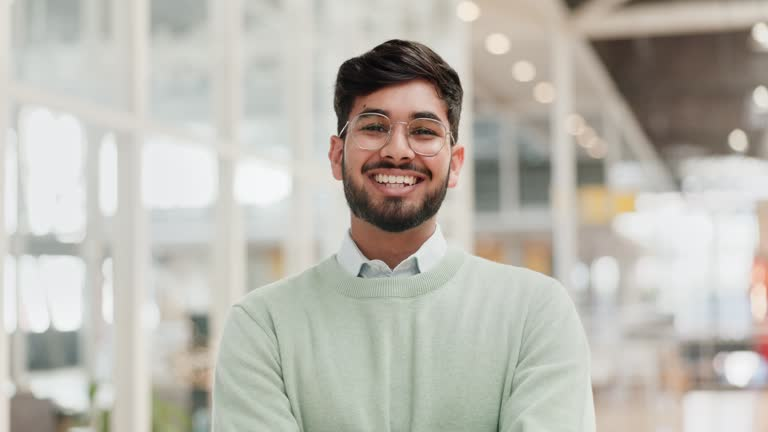
#> input picture app/dataset/Person 1/istockphoto-2006436002-640x640.jpg, 768 x 432 px
$ python -i utils.py   (imports and definitions only)
#> lines starting #> are read from the running program, lines starting #| are printed output that depends on the picture
#> further down, picture is the input picture: shape (432, 768, 3); mean B, G, R 176.8, 185, 187.7
# app/utils.py
import cv2
import numpy as np
from PIL import Image, ImageEnhance
import io

def clahe_enhance_bgr(bgr_img):
    try:
        ycrcb = cv2.cvtColor(bgr_img, cv2.COLOR_BGR2YCrCb)
#> ycrcb: shape (432, 768, 3); mean of channels 0, 1, 2 184.9, 130, 123.4
        y, cr, cb = cv2.split(ycrcb)
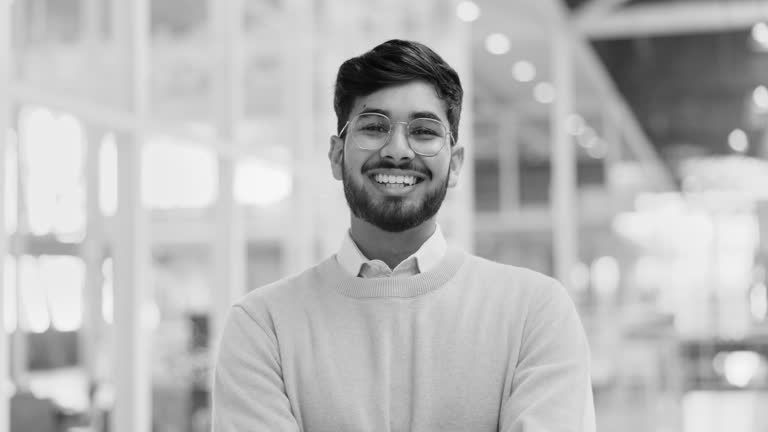
#> y: shape (432, 768); min 1, max 249, mean 184.9
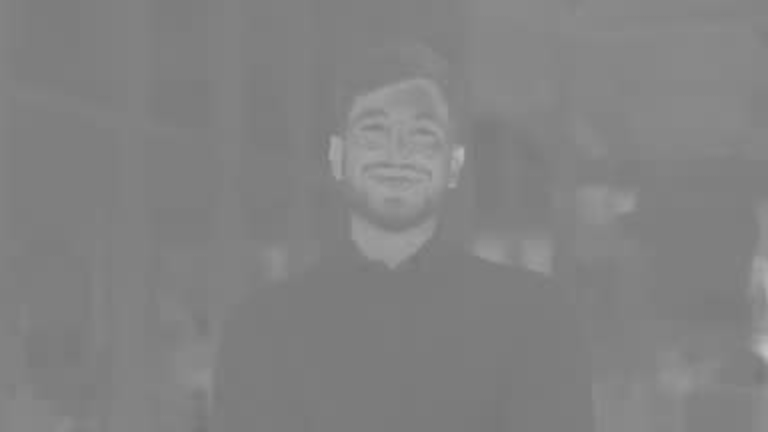
#> cr: shape (432, 768); min 116, max 194, mean 130
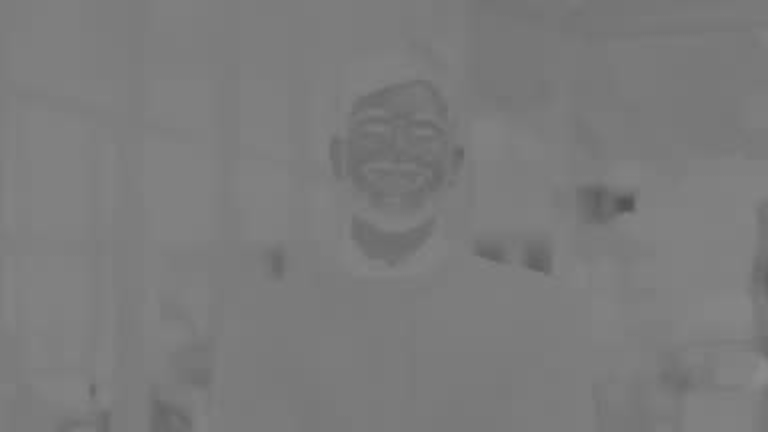
#> cb: shape (432, 768); min 81, max 139, mean 123.4
        clahe = cv2.createCLAHE(clipLimit=2.0, tileGridSize=(8,8))
        y_eq = clahe.apply(y)
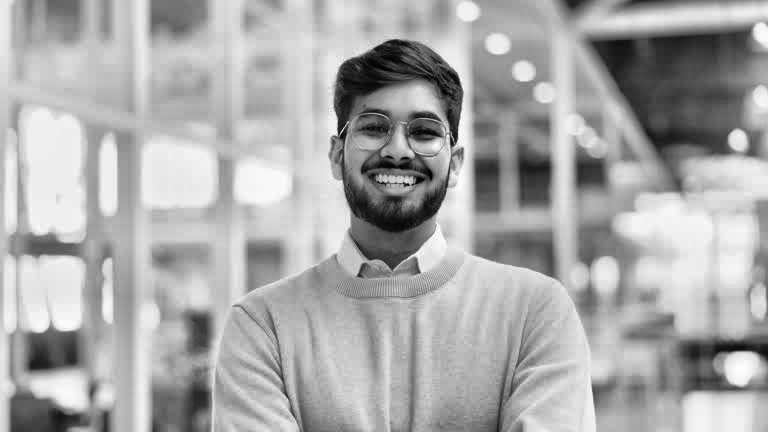
#> y_eq: shape (432, 768); min 1, max 254, mean 169.7
        merged = cv2.merge([y_eq, cr, cb])
#> merged: shape (432, 768, 3); mean of channels 0, 1, 2 169.7, 130, 123.4
        return cv2.cvtColor(merged, cv2.COLOR_YCrCb2BGR)
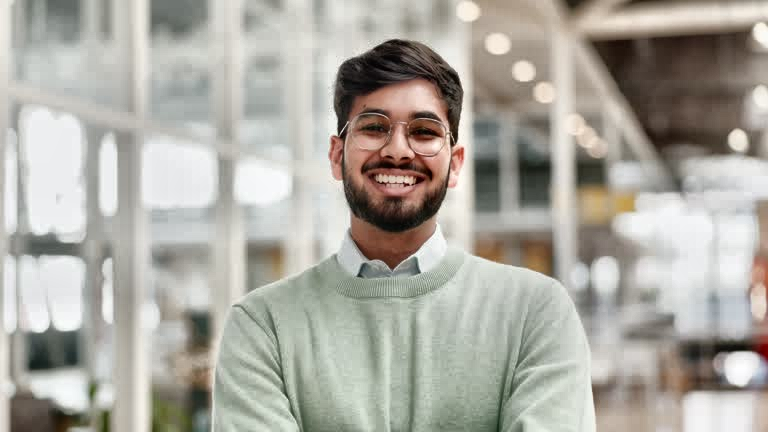
#> returned value: shape (432, 768, 3); mean B, G, R 161.6, 169.8, 172.6
    except Exception:
        return bgr_img

def denoise_and_sharpen(bgr_img):
    try:
        img = Image.fromarray(cv2.cvtColor(bgr_img, cv2.COLOR_BGR2RGB))
        enhancer = ImageEnhance.Sharpness(img)
        img = enhancer.enhance(1.2)
        enhancer = ImageEnhance.Contrast(img)
        img = enhancer.enhance(1.05)
        return cv2.cvtColor(np.array(img), cv2.COLOR_RGB2BGR)
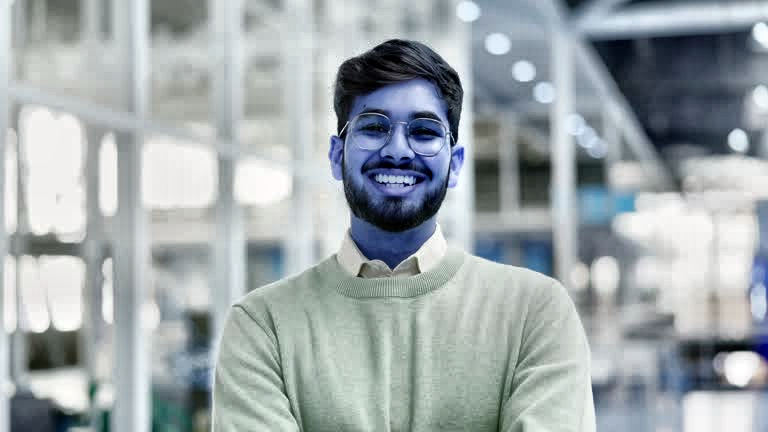
#> returned value: shape (432, 768, 3); mean R, G, B 160.5, 169.1, 172
    except Exception:
        return bgr_img

def preprocess_frame_for_detection(frame_bgr):
    """
    Preprocess without resizing (server will work on the frame client sends).
    Returns processed frame and scale=1.0 (so returned boxes are in same coords as received image).
    """
    processed = clahe_enhance_bgr(frame_bgr)
    processed = denoise_and_sharpen(processed)
    return processed, 1.0

def crop_face_from_image(full_bgr, top, right, bottom, left, padding=0.15):
    h, w = full_bgr.shape[:2]
    fh = bottom - top
    fw = right - left
    pad_h = int(fh * padding)
    pad_w = int(fw * padding)
    t = max(0, top - pad_h)
    l = max(0, left - pad_w)
    b = min(h, bottom + pad_h)
    r = min(w, right + pad_w)
    crop = full_bgr[t:b, l:r]
    crop = clahe_enhance_bgr(crop)
    crop = denoise_and_sharpen(crop)
    _, jpg = cv2.imencode('.jpg', crop, [int(cv2.IMWRITE_JPEG_QUALITY), 90])
    return jpg.tobytes()

>>> import cv2
>>> picture = cv2.imread('dataset/Person 1/istockphoto-2006436002-640x640.jpg')
>>> result = preprocess_frame_for_detection(picture)
